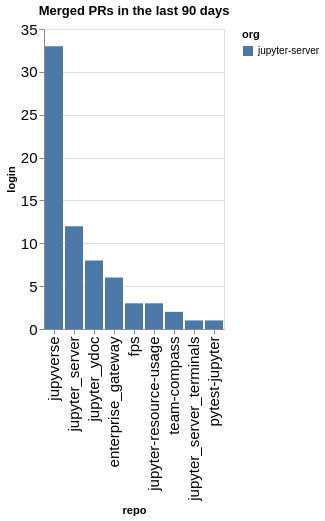

The cell this chart's notebook holds for it:
### Code cell
prs_by_repo = merged.groupby(['org', 'repo']).count()['login'].reset_index().sort_values(['org', 'login'], ascending=False)
alt.Chart(data=prs_by_repo, title=f"Merged PRs in the last {n_days} days").mark_bar().encode(
    x=alt.X('repo', sort=prs_by_repo['repo'].values.tolist()),
    y='login',
    color='org'
)

### Figure 1 — Vega-Lite specification as saved in the notebook (floating-point values rounded to 4 significant figures)
{"config": {"axisLeft": {"labelFontSize": 15}, "axisBottom": {"labelFontSize": 15}}, "data": {"name": "data-a7479ec77a4c454b93fe21333664068a"}, "mark": {"type": "bar"}, "encoding": {"color": {"field": "org", "type": "nominal"}, "x": {"field": "repo", "sort": ["jupyverse", "jupyter_server", "jupyter_ydoc", "enterprise_gateway", "fps", "jupyter-resource-usage", "team-compass", "jupyter_server_terminals", "pytest-jupyter"], "type": "nominal"}, "y": {"field": "login", "type": "quantitative"}}, "title": "Merged PRs in the last 90 days", "$schema": "https://vega.github.io/schema/vega-lite/v5.20.1.json", "datasets": {"data-a7479ec77a4c454b93fe21333664068a": [{"org": "jupyter-server", "repo": "jupyverse", "login": 33}, {"org": "jupyter-server", "repo": "jupyter_server", "login": 12}, {"org": "jupyter-server", "repo": "jupyter_ydoc", "login": 8}, {"org": "jupyter-server", "repo": "enterprise_gateway", "login": 6}, {"org": "jupyter-server", "repo": "fps", "login": 3}, {"org": "jupyter-server", "repo": "jupyter-resource-usage", "login": 3}, {"org": "jupyter-server", "repo": "team-compass", "login": 2}, {"org": "jupyter-server", "repo": "jupyter_server_terminals", "login": 1}, {"org": "jupyter-server", "repo": "pytest-jupyter", "login": 1}]}}
